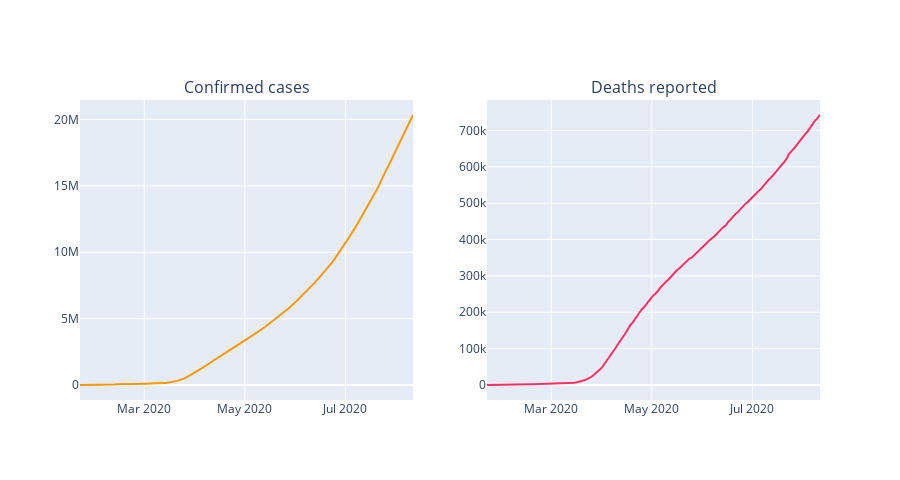

Here is the notebook cell this chart was saved with:
### Markdown cell above
# Timeline

### Code cell
fig_1 = px.line(world_daily, x="Date", y="Confirmed", color_discrete_sequence = [act])
fig_2 = px.line(world_daily, x="Date", y="Deaths", color_discrete_sequence = [dth])

fig = make_subplots(rows=1, cols=2, shared_xaxes=False, horizontal_spacing=0.1,
                    subplot_titles=('Confirmed cases', 'Deaths reported'))

fig.add_trace(fig_1['data'][0], row=1, col=1)
fig.add_trace(fig_2['data'][0], row=1, col=2)

fig.update_layout(height=480)
fig.show()

### Figure 1 — Plotly figure (JSON) as saved in the notebook; plotly's stock layout.template omitted (floating-point values rounded to 4 significant figures; data arrays with more than 128 entries replaced by an {"elided": "..."} marker saying what was removed)
{"data": [{"hovertemplate": "Date=%{x}<br>Confirmed=%{y}<extra></extra>", "legendgroup": "", "line": {"color": "#fe9801", "dash": "solid"}, "mode": "lines", "name": "", "showlegend": false, "type": "scatter", "x": {"elided": "203 str values"}, "xaxis": "x", "y": {"elided": "203 int values"}, "yaxis": "y"}, {"hovertemplate": "Date=%{x}<br>Deaths=%{y}<extra></extra>", "legendgroup": "", "line": {"color": "#ff2e63", "dash": "solid"}, "mode": "lines", "name": "", "showlegend": false, "type": "scatter", "x": {"elided": "203 str values"}, "xaxis": "x2", "y": {"elided": "203 int values"}, "yaxis": "y2"}], "layout": {"annotations": [{"font": {"size": 16}, "showarrow": false, "text": "Confirmed cases", "x": 0.225, "xanchor": "center", "xref": "paper", "y": 1, "yanchor": "bottom", "yref": "paper"}, {"font": {"size": 16}, "showarrow": false, "text": "Deaths reported", "x": 0.775, "xanchor": "center", "xref": "paper", "y": 1, "yanchor": "bottom", "yref": "paper"}], "height": 480, "xaxis": {"anchor": "y", "domain": [0, 0.45]}, "xaxis2": {"anchor": "y2", "domain": [0.55, 1]}, "yaxis": {"anchor": "x", "domain": [0, 1]}, "yaxis2": {"anchor": "x2", "domain": [0, 1]}}}
